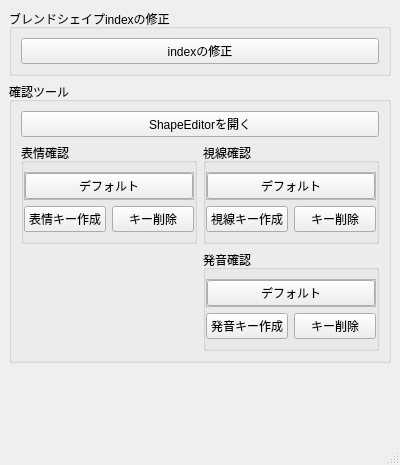
<?xml version="1.0" encoding="UTF-8"?>
<ui version="4.0">
 <class>MainWindow</class>
 <widget class="QMainWindow" name="MainWindow">
  <property name="geometry">
   <rect>
    <x>0</x>
    <y>0</y>
    <width>400</width>
    <height>465</height>
   </rect>
  </property>
  <property name="windowTitle">
   <string>MainWindow</string>
  </property>
  <widget class="QWidget" name="centralwidget">
   <layout class="QVBoxLayout" name="verticalLayout_7">
    <item>
     <widget class="QGroupBox" name="order_index_box">
      <property name="title">
       <string>ブレンドシェイプindexの修正</string>
      </property>
      <layout class="QVBoxLayout" name="verticalLayout">
       <item>
        <widget class="QPushButton" name="order_index_button">
         <property name="text">
          <string>indexの修正</string>
         </property>
        </widget>
       </item>
      </layout>
     </widget>
    </item>
    <item>
     <widget class="QGroupBox" name="facial_check_box">
      <property name="title">
       <string>確認ツール</string>
      </property>
      <layout class="QVBoxLayout" name="verticalLayout_2">
       <item>
        <widget class="QPushButton" name="open_shape_editor_button">
         <property name="text">
          <string>ShapeEditorを開く</string>
         </property>
        </widget>
       </item>
       <item>
        <layout class="QHBoxLayout" name="horizontalLayout_4">
         <item>
          <layout class="QVBoxLayout" name="verticalLayout_11">
           <property name="spacing">
            <number>6</number>
           </property>
           <item>
            <widget class="QGroupBox" name="facial_box">
             <property name="title">
              <string>表情確認</string>
             </property>
             <layout class="QVBoxLayout" name="verticalLayout_5">
              <property name="leftMargin">
               <number>0</number>
              </property>
              <property name="rightMargin">
               <number>0</number>
              </property>
              <item>
               <widget class="QFrame" name="facial_item_frame">
                <property name="frameShape">
                 <enum>QFrame::StyledPanel</enum>
                </property>
                <property name="frameShadow">
                 <enum>QFrame::Raised</enum>
                </property>
                <layout class="QVBoxLayout" name="verticalLayout_6">
                 <property name="spacing">
                  <number>0</number>
                 </property>
                 <property name="leftMargin">
                  <number>0</number>
                 </property>
                 <property name="topMargin">
                  <number>0</number>
                 </property>
                 <property name="rightMargin">
                  <number>0</number>
                 </property>
                 <property name="bottomMargin">
                  <number>0</number>
                 </property>
                 <item>
                  <widget class="QPushButton" name="facial_default_button">
                   <property name="text">
                    <string>デフォルト</string>
                   </property>
                  </widget>
                 </item>
                </layout>
               </widget>
              </item>
              <item>
               <layout class="QHBoxLayout" name="horizontalLayout_2">
                <item>
                 <widget class="QPushButton" name="create_facial_key_button">
                  <property name="minimumSize">
                   <size>
                    <width>80</width>
                    <height>0</height>
                   </size>
                  </property>
                  <property name="text">
                   <string>表情キー作成</string>
                  </property>
                 </widget>
                </item>
                <item>
                 <widget class="QPushButton" name="delete_facial_key_button">
                  <property name="minimumSize">
                   <size>
                    <width>80</width>
                    <height>0</height>
                   </size>
                  </property>
                  <property name="text">
                   <string>キー削除</string>
                  </property>
                 </widget>
                </item>
               </layout>
              </item>
             </layout>
            </widget>
           </item>
           <item>
            <spacer name="verticalSpacer_2">
             <property name="orientation">
              <enum>Qt::Vertical</enum>
             </property>
             <property name="sizeHint" stdset="0">
              <size>
               <width>20</width>
               <height>0</height>
              </size>
             </property>
            </spacer>
           </item>
          </layout>
         </item>
         <item>
          <layout class="QVBoxLayout" name="verticalLayout_10">
           <property name="spacing">
            <number>6</number>
           </property>
           <item>
            <widget class="QGroupBox" name="look_box">
             <property name="title">
              <string>視線確認</string>
             </property>
             <layout class="QVBoxLayout" name="verticalLayout_3">
              <property name="leftMargin">
               <number>0</number>
              </property>
              <property name="rightMargin">
               <number>0</number>
              </property>
              <item>
               <widget class="QFrame" name="look_item_frame">
                <property name="frameShape">
                 <enum>QFrame::StyledPanel</enum>
                </property>
                <property name="frameShadow">
                 <enum>QFrame::Raised</enum>
                </property>
                <layout class="QVBoxLayout" name="verticalLayout_4">
                 <property name="spacing">
                  <number>0</number>
                 </property>
                 <property name="leftMargin">
                  <number>0</number>
                 </property>
                 <property name="topMargin">
                  <number>0</number>
                 </property>
                 <property name="rightMargin">
                  <number>0</number>
                 </property>
                 <property name="bottomMargin">
                  <number>0</number>
                 </property>
                 <item>
                  <widget class="QPushButton" name="look_default_button">
                   <property name="text">
                    <string>デフォルト</string>
                   </property>
                  </widget>
                 </item>
                </layout>
               </widget>
              </item>
              <item>
               <layout class="QHBoxLayout" name="horizontalLayout">
                <item>
                 <widget class="QPushButton" name="create_look_key_button">
                  <property name="minimumSize">
                   <size>
                    <width>80</width>
                    <height>0</height>
                   </size>
                  </property>
                  <property name="text">
                   <string>視線キー作成</string>
                  </property>
                 </widget>
                </item>
                <item>
                 <widget class="QPushButton" name="delete_look_key_button">
                  <property name="minimumSize">
                   <size>
                    <width>80</width>
                    <height>0</height>
                   </size>
                  </property>
                  <property name="text">
                   <string>キー削除</string>
                  </property>
                 </widget>
                </item>
               </layout>
              </item>
             </layout>
            </widget>
           </item>
           <item>
            <widget class="QGroupBox" name="mouth_box">
             <property name="title">
              <string>発音確認</string>
             </property>
             <layout class="QVBoxLayout" name="verticalLayout_8">
              <property name="spacing">
               <number>6</number>
              </property>
              <property name="leftMargin">
               <number>0</number>
              </property>
              <property name="rightMargin">
               <number>0</number>
              </property>
              <item>
               <widget class="QFrame" name="mouth_item_frame">
                <property name="frameShape">
                 <enum>QFrame::StyledPanel</enum>
                </property>
                <property name="frameShadow">
                 <enum>QFrame::Raised</enum>
                </property>
                <layout class="QVBoxLayout" name="verticalLayout_9">
                 <property name="spacing">
                  <number>0</number>
                 </property>
                 <property name="leftMargin">
                  <number>0</number>
                 </property>
                 <property name="topMargin">
                  <number>0</number>
                 </property>
                 <property name="rightMargin">
                  <number>0</number>
                 </property>
                 <property name="bottomMargin">
                  <number>0</number>
                 </property>
                 <item>
                  <widget class="QPushButton" name="mouth_default_button">
                   <property name="text">
                    <string>デフォルト</string>
                   </property>
                  </widget>
                 </item>
                </layout>
               </widget>
              </item>
              <item>
               <layout class="QHBoxLayout" name="horizontalLayout_3">
                <item>
                 <widget class="QPushButton" name="create_mouth_key_button">
                  <property name="minimumSize">
                   <size>
                    <width>80</width>
                    <height>0</height>
                   </size>
                  </property>
                  <property name="text">
                   <string>発音キー作成</string>
                  </property>
                 </widget>
                </item>
                <item>
                 <widget class="QPushButton" name="delete_mouth_key_button">
                  <property name="minimumSize">
                   <size>
                    <width>80</width>
                    <height>0</height>
                   </size>
                  </property>
                  <property name="text">
                   <string>キー削除</string>
                  </property>
                 </widget>
                </item>
               </layout>
              </item>
             </layout>
            </widget>
           </item>
           <item>
            <spacer name="verticalSpacer_3">
             <property name="orientation">
              <enum>Qt::Vertical</enum>
             </property>
             <property name="sizeHint" stdset="0">
              <size>
               <width>20</width>
               <height>0</height>
              </size>
             </property>
            </spacer>
           </item>
          </layout>
         </item>
        </layout>
       </item>
      </layout>
     </widget>
    </item>
    <item>
     <spacer name="verticalSpacer">
      <property name="orientation">
       <enum>Qt::Vertical</enum>
      </property>
      <property name="sizeHint" stdset="0">
       <size>
        <width>20</width>
        <height>0</height>
       </size>
      </property>
     </spacer>
    </item>
   </layout>
  </widget>
  <widget class="QStatusBar" name="statusbar"/>
 </widget>
 <resources/>
 <connections/>
</ui>
